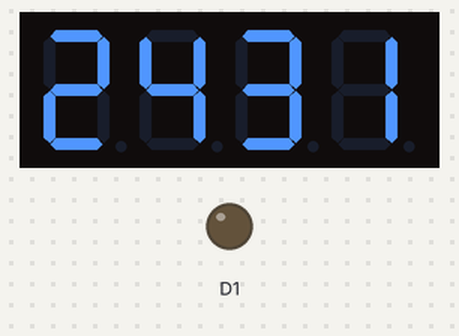
This sketch was run on a simulated ESP8266 (NodeMCU). Shown: 4-digit seven-segment display, output pins drawn as LEDs (lit = HIGH). WiFi joins after 1.5 s; servers stay silent unless stated; network time is answered at once with the bench clock; the local clock reads 2024-03-15 10:24:30 at power-on unless the sketch sets it; what the sketch prints to the serial monitor is not drawn.

Above: at 1.6 s.
At 9.8 s:
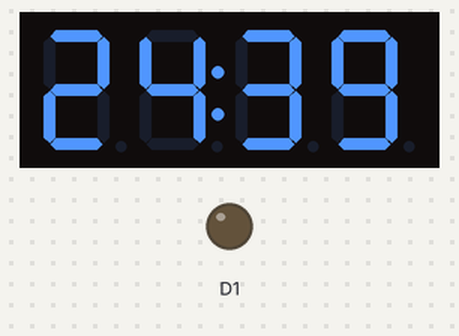
At 18.0 s:
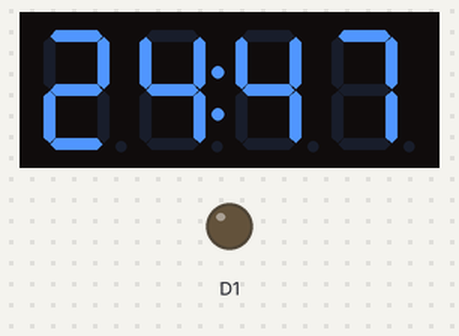
At 34.4 s:
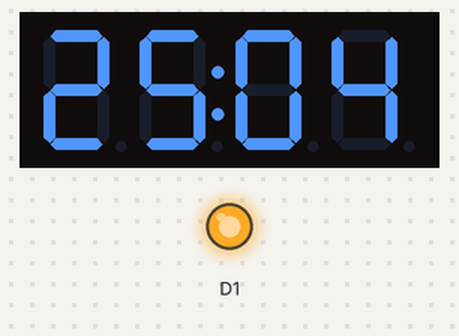
Timing chart, 0 to 36.9 s (numbered marks = the images above):
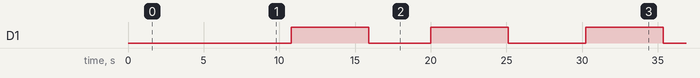

Measured:
- by itself, D1: goes HIGH 5.1 s, LOW 4.1 s, HIGH 5.1 s, LOW 5.1 s, HIGH 5.1 s, then LOW
- what the display in image 0 shows lasts 1.0 s, from 1.6 s to 2.6 s

The sketch:

sketch_oct31a.ino
```cpp
#include <NTPClient.h>
#include <ESP8266WiFi.h>
#include <WiFiUdp.h>

#include <TM1637.h>

int CLK = D2;
int DIO = D3;

TM1637 tm(CLK,DIO);

const char *ssid     = "Nt GIA HUY";
const char *password = "hhhhhhhhh";

const long utcOffsetInSeconds = 7*60*60;

char daysOfTheWeek[7][12] = {"Sunday", "Monday", "Tuesday", "Wednesday", "Thursday", "Friday", "Saturday"};

// Define NTP Client to get time
WiFiUDP ntpUDP;
NTPClient timeClient(ntpUDP, "pool.ntp.org", utcOffsetInSeconds);

void setup(){
  Serial.begin(115200);

  WiFi.begin(ssid, password);

  while ( WiFi.status() != WL_CONNECTED ) {
    delay ( 500 );
    Serial.print ( "." );
  }

  tm.init();
  //set brightness; 0-7
  tm.set(2);

  timeClient.begin();

  pinMode(D1, OUTPUT);

}

void loop() {
  timeClient.update();

  Serial.print(daysOfTheWeek[timeClient.getDay()]);
  Serial.print(", ");
  Serial.print(timeClient.getHours());
  Serial.print(":");
  Serial.print(timeClient.getMinutes());
  Serial.print(":");
  Serial.println(timeClient.getSeconds());
  //Serial.println(timeClient.getFormattedTime());

//  tm.display(0,timeClient.getHours()/10);
//  tm.display(1,timeClient.getHours()%10);
//  tm.point(1);
//  tm.display(2,timeClient.getMinutes()/10);
//  tm.display(3,timeClient.getMinutes()%10);

  tm.display(0,timeClient.getMinutes()/10);
  tm.display(1,timeClient.getMinutes()%10);
  tm.point(1);
  tm.display(2,timeClient.getSeconds()/10);
  tm.display(3,timeClient.getSeconds()%10);

  if (timeClient.getSeconds()%10 == 0){
    digitalWrite(D1, HIGH);
  }
  else if (timeClient.getSeconds()%10 == 5){
    digitalWrite(D1, LOW);
  }

  delay(1000);
}
//

//
//void setup() {
//  // put your setup code here, to run once:
//  tm.init();
//
//  //set brightness; 0-7
//  tm.set(2);
//}
//
//void loop() {
//  // put your main code here, to run repeatedly:
//
//  // example: "12:ab"
//  // tm.display(position, character);
//  tm.display(0,2);
//  tm.display(1,3);
//  tm.point(1);
//  tm.display(2,1);
//  tm.display(3,0);
//
//  delay(1000);
//
//  // example: "1234"
//  displayNumber(2505);
//
//  delay(1000);
//}
//
//void displayNumber(int num){
//    tm.display(3, num % 10);
//    tm.display(2, num / 10 % 10);
//    tm.display(1, num / 100 % 10);
//    tm.display(0, num / 1000 % 10);
//}
```
